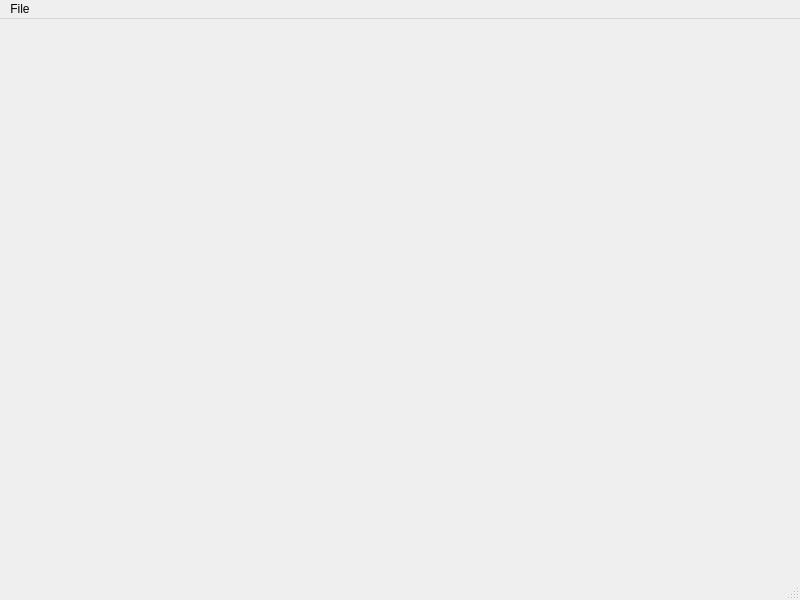
<?xml version="1.0" encoding="UTF-8"?>
<ui version="4.0">
 <class>MainWindow</class>
 <widget class="QMainWindow" name="MainWindow">
  <property name="geometry">
   <rect>
    <x>0</x>
    <y>0</y>
    <width>800</width>
    <height>600</height>
   </rect>
  </property>
  <property name="sizePolicy">
   <sizepolicy hsizetype="Expanding" vsizetype="Expanding">
    <horstretch>0</horstretch>
    <verstretch>0</verstretch>
   </sizepolicy>
  </property>
  <property name="windowTitle">
   <string>QtVTKDemo</string>
  </property>
  <property name="unifiedTitleAndToolBarOnMac">
   <bool>false</bool>
  </property>
  <widget class="mp::CentralWidget" name="m_CentralWidget">
   <property name="sizePolicy">
    <sizepolicy hsizetype="Expanding" vsizetype="Expanding">
     <horstretch>0</horstretch>
     <verstretch>0</verstretch>
    </sizepolicy>
   </property>
  </widget>
  <widget class="QMenuBar" name="menubar">
   <property name="geometry">
    <rect>
     <x>0</x>
     <y>0</y>
     <width>800</width>
     <height>22</height>
    </rect>
   </property>
   <property name="nativeMenuBar">
    <bool>false</bool>
   </property>
   <widget class="QMenu" name="menuFile">
    <property name="title">
     <string>File</string>
    </property>
    <addaction name="actionOpen"/>
   </widget>
   <addaction name="menuFile"/>
  </widget>
  <widget class="QStatusBar" name="statusbar"/>
  <action name="actionOpen">
   <property name="text">
    <string>Open</string>
   </property>
  </action>
 </widget>
 <customwidgets>
  <customwidget>
   <class>mp::CentralWidget</class>
   <extends>QWidget</extends>
   <header location="global">mpCentralWidget.h</header>
   <container>1</container>
  </customwidget>
 </customwidgets>
 <resources/>
 <connections/>
</ui>
